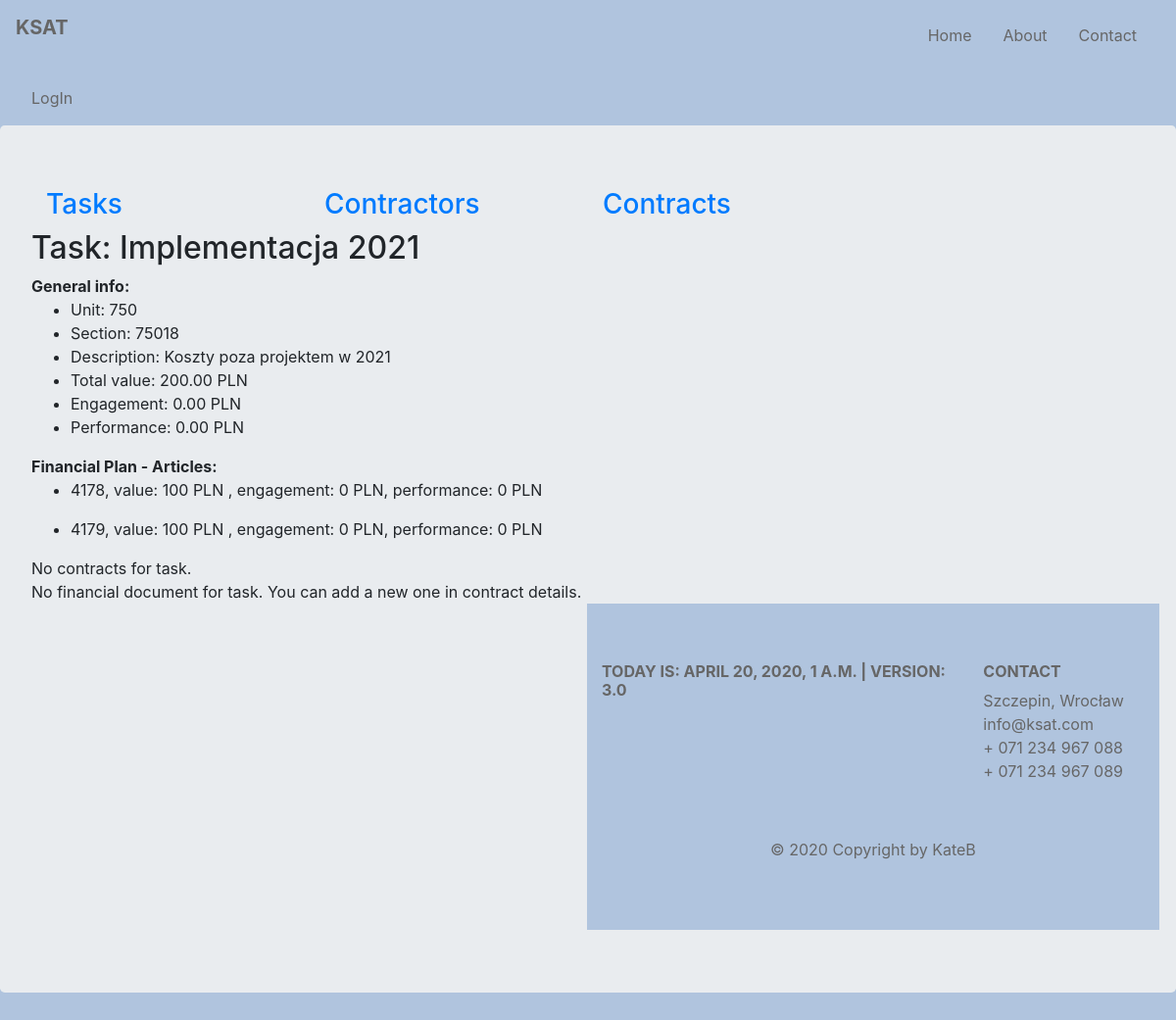
The app's page /ksat/task/4, older data.
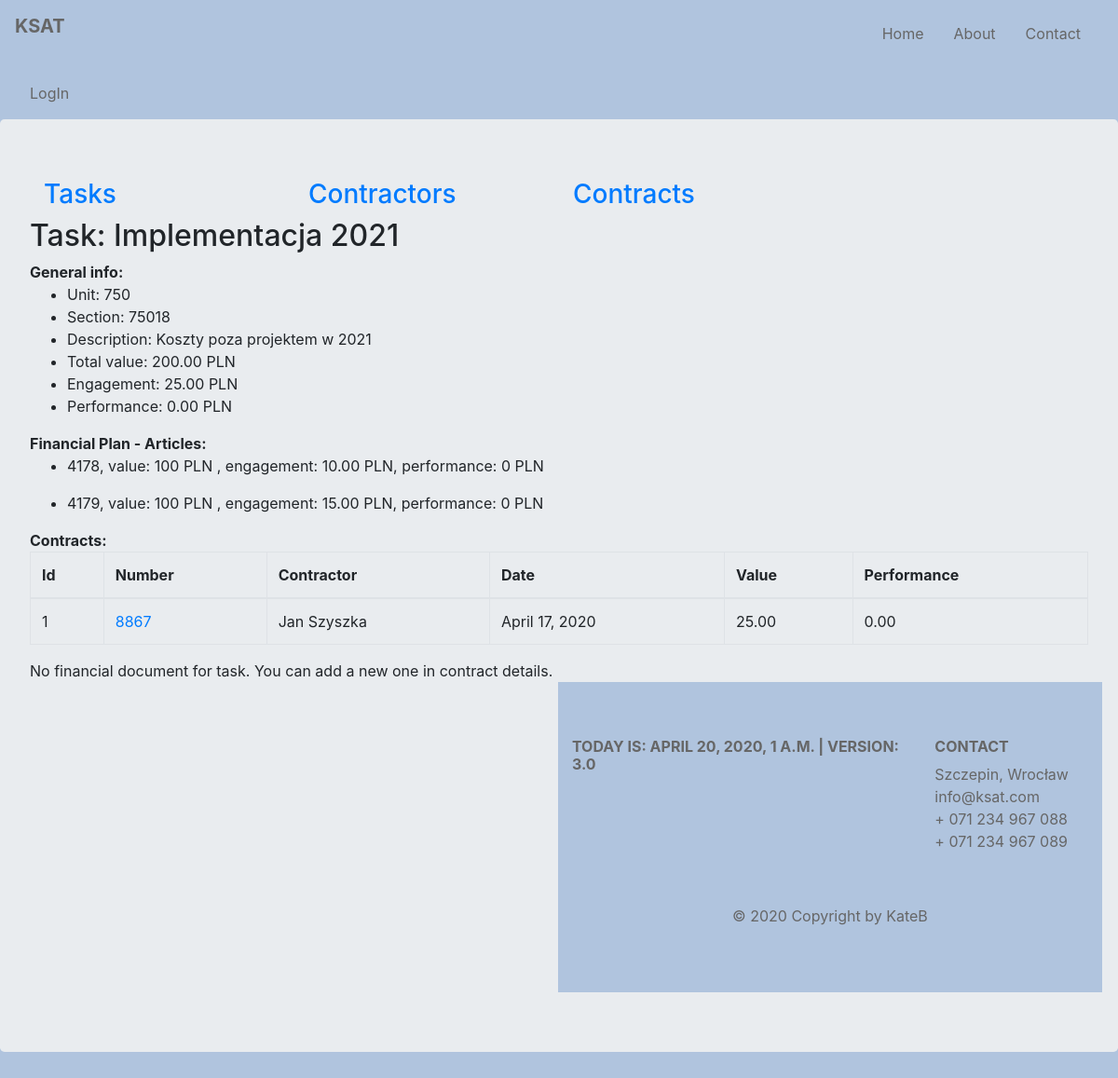
The same page, newer data.
### budget/models.py (models this page shows, shortened)
class Task(models.Model):
    title = models.CharField(max_length=128, unique=True)
    description = models.CharField(max_length=256)
    unit = models.SmallIntegerField()
    section = models.SmallIntegerField()
    article = models.ManyToManyField(Articles, through='TaskArticles')
    def task_value(self):
        value = TaskArticles.objects.filter(task=self).aggregate(total=Sum('value'))['total']
        if value:
            return round(value, 2)
        return 0
    def engagement(self):
        contracts = Contract.objects.filter(task=self)
        engagement = 0
        for contract in contracts:
            engagement += contract.contract_value()
        return round(engagement, 2)
    def performance(self):
        contracts = Contract.objects.filter(task=self)
        performance = 0
        for contract in contracts:
            performance += contract.contract_performance()
        return round(performance, 2)

class TaskArticles(models.Model):
    article = models.ForeignKey(Articles, on_delete=models.CASCADE)
    task = models.ForeignKey(Task, on_delete=models.CASCADE)
    value = models.DecimalField(decimal_places=0, default=0, max_digits=11)
    class Meta:
        default_related_name = 'task_articles'
        ordering = ('task',)
        verbose_name = 'task articles'

class Articles(models.Model):
    number = models.IntegerField()
    name = models.CharField(max_length=126)
    financement_choices = [
        (0, 'BWD'),
        (8, 'DOT'),
        (9, 'BWD-WKLAD WLASNY')
    ]
    financement = models.IntegerField(choices=financement_choices)
    class Meta:
        verbose_name = 'article'
    def total_number(self):
        return f'{str(self.number) + str(self.financement)}'

class Contract(models.Model):
    number = models.CharField(max_length=128, unique=True)
    date = models.DateField()
    task = models.ForeignKey(Task, on_delete=models.CASCADE, related_name='contracts', related_query_name='contract')
    contractor = models.ForeignKey(Contractor, default=None, on_delete=models.CASCADE, related_name='contracts',
                                   related_query_name='contract')
    article = models.ManyToManyField(Articles, through='ContractArticle')
    def get_absolute_url(self):
        return reverse('budget:contract_details', kwargs={'contract_id': self.pk})
    def contract_value(self):
        value = ContractArticle.objects.filter(contract=self).aggregate(total=Sum('value'))['total']
        if value:
            return round(value, 2)
        return 0
    def contract_performance(self):
        fin_docs = FinancialDocument.objects.filter(contract=self)
        performance = 0
        for fin_doc in fin_docs:
            performance += fin_doc.fin_doc_value()
        return round(performance, 2)
    class Meta:
        default_related_name = 'contract'
        ordering = ('number', 'contractor')
        verbose_name = 'contract'

class Contractor(models.Model):
    name = models.CharField(max_length=128)
    last_name = models.CharField(max_length=128)
    num = models.SmallIntegerField(blank=True)
    def __str__(self):
        return f'{self.name} {self.last_name}'
    class Meta:
        default_related_name = 'contractors'
        ordering = ('last_name',)
        verbose_name = 'contractor'

### budget/views.py (the view)
# urls.py: path('task/<int:task_id>', views.TaskDetailsView.as_view(), name='task_details'),
class TaskDetailsView(DetailView):
    model = Task
    template_name = 'budget/task.html'
    context_object_name = 'task'
    pk_url_kwarg = 'task_id'
    def render_to_response(self, context, **response_kwargs):
        response = super().render_to_response(context, **response_kwargs)
        task_id = Task.objects.get(id=self.kwargs.get('task_id')).id
        response.set_cookie('task_id', task_id, max_age=30)
        return response

### budget/my_context_processor.py (called while the page is built)
def cp(request):
    ctx = {
        "now": django.utils.timezone.now(),
        "version": "3.0"
    }
    return ctx

### budget/templatetags/article_functions.py (called while the page is built)
@register.simple_tag
def task_article_engagement(article, task):
    engagement = 0
    contracts = Contract.objects.filter(task=task)
    for contract in contracts:
        contract_article_engagement = ContractArticle.objects.filter(contract=contract,
                            contract_article=article).aggregate(total=Sum('value'))['total']
        if contract_article_engagement is not None:
            engagement += contract_article_engagement
    return round(engagement, 2)

@register.simple_tag
def task_article_performance(article, task):
    performance = 0
    contracts = Contract.objects.filter(task=task)
    for contract in contracts:
        contract_article_performance = FinDocumentArticle.objects.filter(article=article,
                        fin_doc__contract=contract).aggregate(total=Sum('value'))['total']
        if contract_article_performance is not None:
            performance += contract_article_performance
    return round(performance, 2)

### budget/templates/budget/task.html (shortened to what this page needs)
{% extends 'base.html' %}
{% load article_functions %}
{% block content %}
    {{ block.super }}
    <h2>Task: {{ task.title }}</h2>
    <div><b>General info:</b>
        <ul>
            <li>Unit: {{ task.unit }}</li>
            <li>Section: {{ task.section }}</li>
            <li>Description: {{ task.description }}</li>
            <li>Total value: {{ task.task_value }} PLN</li>
            <li>Engagement: {{ task.engagement|floatformat:2 }} PLN</li>
            <li>Performance: {{ task.performance|floatformat:2 }} PLN</li>
        </ul>
    </div>
    <div>
        <b>Financial Plan - Articles:</b>
        {% for article in task.task_articles.all %}
            <ul> {% if article.value != 0 %}
                <li>{{ article.article.total_number }}, value: {{ article.value }} PLN ,
                    engagement: {% task_article_engagement article.article task %} PLN,
                    performance: {% task_article_performance article.article task %} PLN
                </li>{% endif %}
            </ul>
        {% endfor %}
    </div>
    {% if task.engagement %}
        <div>
            <b>Contracts:</b>
            <table class="table table-bordered">
                <thead>
                <tr>
                    <th scope="col">Id</th>
                    <th scope="col">Number</th>
                    <th scope="col">Contractor</th>
                    <th scope="col">Date</th>
                    <th scope="col">Value</th>
                    <th scope="col">Performance</th>
                </tr>
                </thead>
                <tbody>
                {% for contract in task.contracts.all %}
                    <tr>
                        <td>{{ forloop.counter }}</td>
                        <td><a href="{{ contract.get_absolute_url }}">{{ contract.number }}</a></td>
                        <td>{{ contract.contractor }}</td>
                        <td>{{ contract.date }}</td>
                        <td>{{ contract.contract_value|floatformat:2 }} </td>
                        <td>{{ contract.contract_performance|floatformat:2 }}</td>
                    </tr>
                {% empty %} No contracts for task
                {% endfor %}
                </tbody>
            </table>
        </div>
    {% else %}
        <div>
            No contracts for task.
        </div>
    {% endif %}
    {% if task.performance %}
        <div>
            <h3><a href="{% url 'budget:task-findocs' task.id %}">Financial documents for task - details</a></h3>
        </div>
    {% else %}
        <div>
            No financial document for task. You can add a new one in contract details.
        </div>
    {% endif %}
    <div container>
        <div class="row">
            <div class="col-sm">
            <div class="col-sm">
            <div class="col-sm">
        </div>
    </div>
{% endblock %}

### budget/templates/base.html (shortened to what this page needs)
{% load static %}
<!DOCTYPE html>
<html lang="en">
<head>
    <link rel="stylesheet" href="https://stackpath.bootstrapcdn.com/bootstrap/4.1.3/css/bootstrap.min.css"
>
    <link rel="stylesheet" href="{% static "css/style.css" %}">
    <link rel="stylesheet" href="https://use.fontawesome.com/releases/v5.5.0/css/all.css"
>
</head>
<body>
<nav class="navbar navbar-expand-md">
    <a class="navbar-brand" href="{% url 'budget:index' %}"><p class="text-uppercase font-weight-bold">KSAT</p></a>
    <div class="collapse navbar-collapse" id="main-navigation">
        <ul class="navbar-nav">
            <li class="nav-item">
                <a class="nav-link" href="{% url 'budget:index' %}">Home</a>
            </li>
            <li class="nav-item">
                <a class="nav-link" href="{% url 'budget:index' %}#description">About</a>
            </li>
            <li class="nav-item">
                <a class="nav-link" href="{% url 'budget:index' %}#contact">Contact</a>
            </li>
        </ul>
    </div>
</nav>
{% block content %}
    <nav class="navbar navbar-toggleable-md navbar-light bg-faded">
        {% if request.user.is_authenticated %}
            <span>Logged as: {{ request.user.username }}</span>
            <a class='nav-link' href="{% url 'budget:logout' %}"><span>LogOut</span></a>
        {% else %}
            <a class='nav-link' href="{% url 'budget:login' %}"><span>LogIn</span></a>
        {% endif %}
    </nav>
    <div class="jumbotron">
    <div class="container features">
        <div class="row">
            <div class="col-lg-3 col-md-3 col-sm-12">
                <h3 class="feature-title"><a href="{% url 'budget:tasks' %}"> Tasks</a></h3>
            </div>
            <div class="col-lg-3 col-md-3 col-sm-12">
                <h3 class="feature-title"><a href="{% url 'budget:contractors' %}">Contractors</a></h3>
            </div>
            <div class="col-lg-3 col-md-3 col-sm-12">
                <h3 class="feature-title"><a href="{% url 'budget:contracts' %}"> Contracts</a></h3>
            </div>
            <div class="col-lg-3 col-md-3 col-sm-12">
            </div>
        </div>
    </div>
{% endblock content %}
</div>
<footer class="page-footer">
    <div class="container">
        <div class="row">
            <div class="col-lg-8 col-md-8 col-sm-12">
                <h6 class="text-uppercase font-weight-bold">Today is: {{ now }} | version: {{ version }}</h6>
            </div>
            <div class="col-lg-4 col-md-4 col-sm-12" name="contact">
                <h6 class="text-uppercase font-weight-bold">Contact</h6>
                <p>Szczepin, Wrocław
                    <br/>info@ksat.com
                    <br/>+ 071 234 967 088
                    <br/>+ 071 234 967 089</p>
            </div>
        </div>
        <div class="footer-copyright text-center">© 2020 Copyright by KateB</div>
</footer>
</body>
</html>

### static/css/style.css (style rules this page uses)
body { padding: 0; margin: 0; background: lightsteelblue; }
.navbar { background: lightsteelblue; }
.nav-link, .navbar-brand { color: #666666; cursor: pointer; }
.nav-link { margin-right: 1em !important; }
.navbar-collapse { justify-content: flex-end; }
.page-footer { background-color: lightsteelblue; color: #666666; padding: 60px 0 30px; }
.footer-copyright { color: #666; padding: 40px 0; }

Row changes from the older to the newer data that the page shows:
computed for Task: engagement "0.00" → "25.00"
computed for TaskArticles (number 1 of 2 on the later page): article "0" → "10.00"
computed for TaskArticles (number 2 of 2 on the later page): article "0" → "15.00"
added Contract: number "8867", contractor "Jan Szyszka", date "April 17, 2020", contract_value "25.00", contract_performance "0.00"
Text that changed along with them:
text no longer shown: "No contracts for task."
text now shown: "Contracts: Id Number Contractor Date Value Performance"
